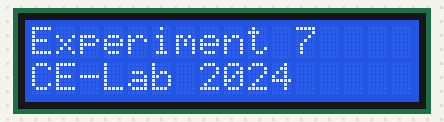
This program was run on a simulated Arduino Uno, built with avr-gcc and run on an emulated ATmega328P. Shown: 16×2 character LCD. The local clock reads 2024-03-15 10:24:30 at power-on unless the program sets it; what the program prints to the serial monitor is not drawn.

Above: at 0.1 s.
At 2.2 s:
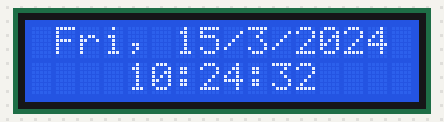
At 10.4 s:
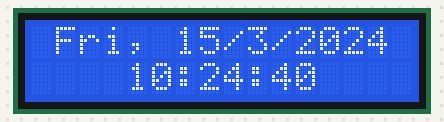
At 19.6 s:
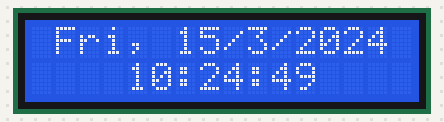
At 28.9 s:
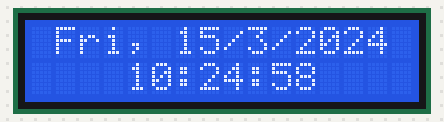
At 38.1 s:
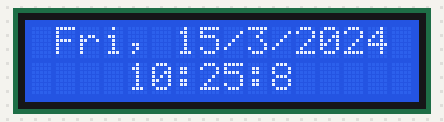

The program:

main.cpp
```cpp
#include <Arduino.h>
#include <Wire.h>
#include <SPI.h>
#include <RTClib.h>
#include <LiquidCrystal_I2C.h>

RTC_DS1307 rtc;
LiquidCrystal_I2C lcd(0x3F,16,2);

char daysOfTheWeek[7][12] = {"Sun", "Mon", "Tue", "Wed", "Thu", "Fri", "Sat"};
void setup () {
 while (!Serial);
 Serial.begin(9600);
 Serial.print("Initializing system");
  lcd.init();
  lcd.backlight();
  lcd.clear();
  lcd.setCursor(0, 0);
  lcd.print("Experiment 7");
  lcd.setCursor(0, 1);
  lcd.print("CE-Lab 2024");
  delay(2000);
  lcd.clear();

 if (! rtc.begin()) {
   Serial.println("Couldn't find RTC");
   lcd.setCursor(0, 0);
   lcd.print("Couldn't find RTC");
   while (1);
 }
 if (! rtc.isrunning()) {
   Serial.println("RTC is NOT running!");
   lcd.setCursor(0, 1);
   lcd.print("RTC is NOT running!");
   rtc.adjust(DateTime(F(__DATE__), F(__TIME__)));
 }
}
void loop () {
 DateTime now = rtc.now();
 lcd.clear();

 lcd.setCursor(1,0);
 lcd.print(daysOfTheWeek[now.dayOfTheWeek()]);
 lcd.print(", ");
 lcd.print(now.day(), DEC);
 lcd.print('/');
 lcd.print(now.month(), DEC);
 lcd.print('/');
 lcd.print(now.year(), DEC);
 lcd.setCursor(4,1);
 lcd.print(now.hour(), DEC);
 lcd.print(':');
 lcd.print(now.minute(), DEC);
 lcd.print(':');
 lcd.print(now.second(), DEC);
 delay(1000);
}
```

Measured:
- what the display in image 1 shows lasts 1.0 s, from 2.1 s to 3.1 s
